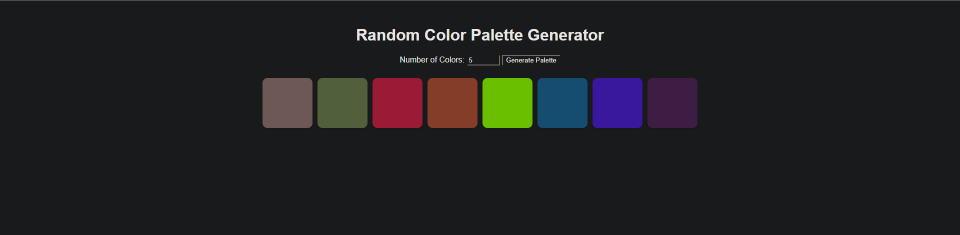
#> input picture color_palette_generator/image.png, 1919 x 470 px (shown at 1/2 size)
$ python compare_img.py ../color_palette_generator/image.png ../color_palette_generator/image.png   (older library calls are emulated)
#> lines starting #> are read from the running program, lines starting #| are printed output that depends on the picture
import sys

import cv2
import numpy as np
from skimage import io
from skimage.metrics import structural_similarity as ssim


def compare(imageA, imageB):
    # Structural Similarity Index from skimage
    s = ssim(imageA, imageB, multichannel=True)

    # Mean Sqaure Error
    m = np.sum((imageA.astype("float") - imageB.astype("float")) ** 2)
    m /= float(imageA.shape[0] * imageA.shape[1])

    # Histogram Difference using numpy.histogram
    diff = 0.0
    h1, b1 = np.histogram(imageA)
    h2, b2 = np.histogram(imageB)
    for i in range(len(h1)):
        diff += abs(h1[i] - h2[i])
    maxSum = max(h1.sum(), h2.sum())
    return (s, m, diff / (2 * maxSum))


def pre_processing(imageA, imageB):
    def uniform_dim(imageA, imageB):
        h1, w1 = imageA.shape
        h2, w2 = imageB.shape
        if (h1 != h2) or (w1 != w2):
            imageA = cv2.resize(imageA, (min(w1, w2), min(h1, h2)))
            imageB = cv2.resize(imageB, (min(w1, w2), min(h1, h2)))
        return imageA, imageB

    # clr to grey
    imageA = cv2.cvtColor(imageA, cv2.COLOR_BGR2GRAY)
    imageB = cv2.cvtColor(imageB, cv2.COLOR_BGR2GRAY)

    # uniform dimensions
    imageA, imageB = uniform_dim(imageA, imageB)

    return (imageA, imageB)


before = io.imread(sys.argv[1])
#> before is the input picture: shape (470, 1919, 4); mean R, G, B, A 31.4, 31.7, 32.4, 255
after = io.imread(sys.argv[2])

before, after = pre_processing(before, after)
#> in pre_processing, `imageA = cv2.cvtColor(imageA, cv2.COLOR_BGR2GRAY)`:
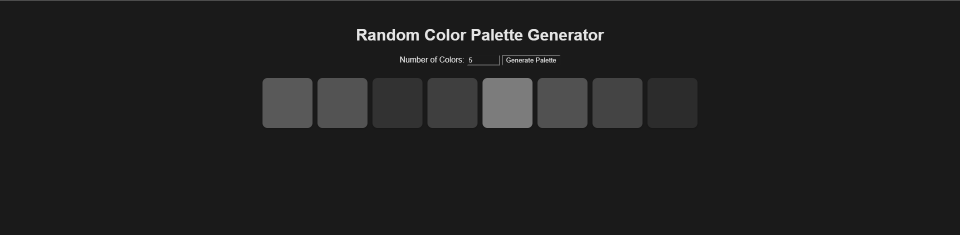
#> imageA: shape (470, 1919) (shown at 1/2 size); min 22, max 229, mean 31.8
ssi, mse, hist_diff = compare(before, after)
#> in compare, `s = ssim(imageA, imageB, multichannel=True)`: s = 1
#> in compare, `m = np.sum((imageA.astype("float") - imageB.astype("float")) ** 2)`: m = 0
#> in compare, `h1, b1 = np.histogram(imageA)`: h1 = [811571, 32147, 29827, 12462, 10261, 126, 358, 369, 424, 4385]; b1 = [22, 42.7, 63.4, 84.1, 104.8, 125.5, 146.2, 166.9, 187.6, 208.3, 229]
#> in compare, `h2, b2 = np.histogram(imageB)`: h2 has the same summary as h1; b2 has the same summary as b1
#> the loop in compare, `for i in range(len(h1)):` made 10 passes
#> after the loop in compare, `for i in range(len(h1)):`: diff = 0
#> in compare, `maxSum = max(h1.sum(), h2.sum())`: maxSum = 901930
#> ssi = 1; mse = 0; hist_diff = 0

print(f"SSI value is {ssi}")
#| SSI value is 1.0
print(f"MSE value is {mse}")
#| MSE value is 0.0
print(f"Histogram difference is {hist_diff}")
#| Histogram difference is 0.0
